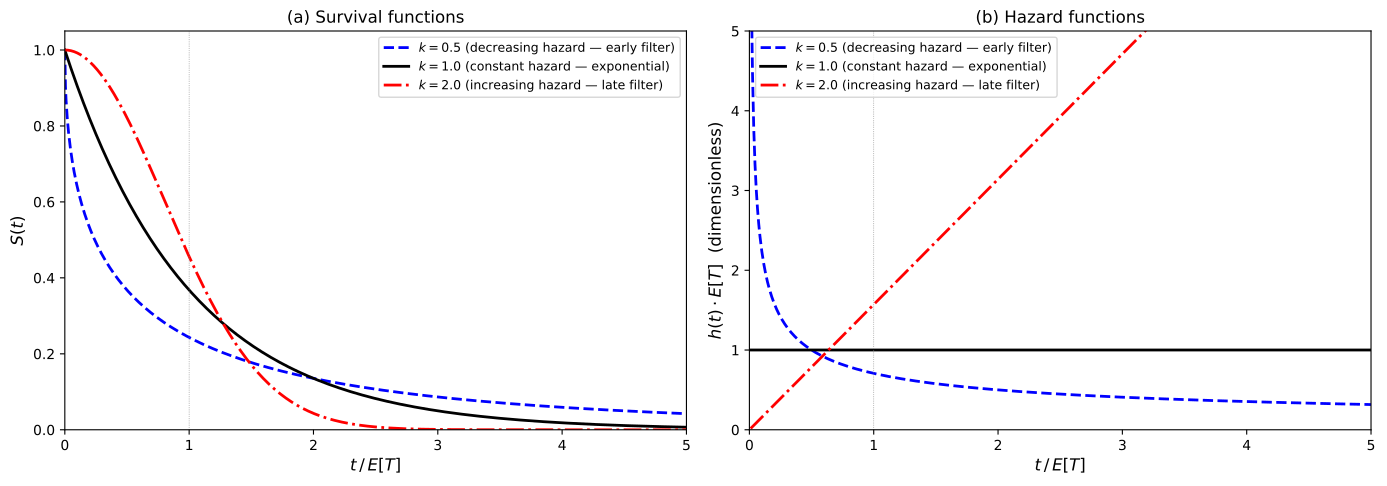

Write Python code to recreate this figure.
#!/usr/bin/env python3
# Auto-extracted from papers/fermi_survival_2025/paper.md
# Generated by SHELL paper pipeline
import os
os.makedirs('figures', exist_ok=True)

# Figure 2: Weibull survival functions for k = 0.5, 1.0, 2.0 at equal E[T]
import matplotlib.pyplot as plt
import numpy as np
from scipy.special import gamma

E_T = 1.0  # normalized mean lifetime

k_values = [0.5, 1.0, 2.0]
labels = [r'$k = 0.5$ (decreasing hazard — early filter)',
          r'$k = 1.0$ (constant hazard — exponential)',
          r'$k = 2.0$ (increasing hazard — late filter)']
colors = ['blue', 'black', 'red']
styles = ['--', '-', '-.']

t = np.linspace(0, 5 * E_T, 1000)

fig, (ax1, ax2) = plt.subplots(1, 2, figsize=(14, 5))

# Panel A: Survival functions
for k, label, color, style in zip(k_values, labels, colors, styles):
    eta = E_T / gamma(1 + 1.0/k)
    S = np.exp(-(t / eta)**k)
    ax1.plot(t / E_T, S, color=color, linestyle=style, linewidth=2, label=label)

ax1.set_xlabel(r'$t\, /\, E[T]$', fontsize=12)
ax1.set_ylabel(r'$S(t)$', fontsize=12)
ax1.set_title('(a) Survival functions', fontsize=12)
ax1.legend(fontsize=9, loc='upper right')
ax1.set_xlim(0, 5)
ax1.set_ylim(0, 1.05)
ax1.axvline(x=1.0, color='gray', linestyle=':', linewidth=0.5)

# Panel B: Hazard functions
t_hz = np.linspace(0.01 * E_T, 5 * E_T, 1000)
for k, label, color, style in zip(k_values, labels, colors, styles):
    eta = E_T / gamma(1 + 1.0/k)
    h = (k / eta) * (t_hz / eta)**(k - 1)
    ax2.plot(t_hz / E_T, h * E_T, color=color, linestyle=style, linewidth=2,
             label=label)

ax2.set_xlabel(r'$t\, /\, E[T]$', fontsize=12)
ax2.set_ylabel(r'$h(t) \cdot E[T]$  (dimensionless)', fontsize=12)
ax2.set_title('(b) Hazard functions', fontsize=12)
ax2.legend(fontsize=9, loc='upper left')
ax2.set_xlim(0, 5)
ax2.set_ylim(0, 5)
ax2.axvline(x=1.0, color='gray', linestyle=':', linewidth=0.5)

plt.tight_layout()
plt.savefig('figures/figure_2.pdf', dpi=300, bbox_inches='tight')
